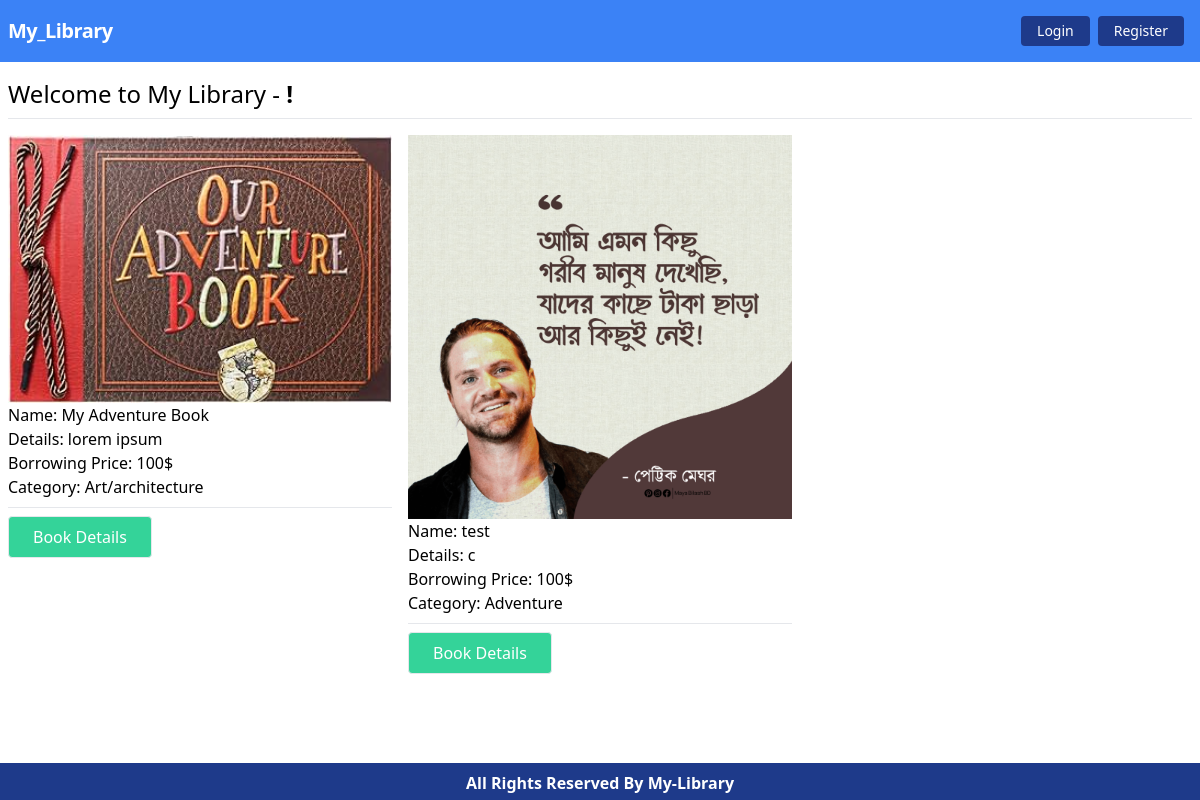
/, run on an earlier commit of the app's database.
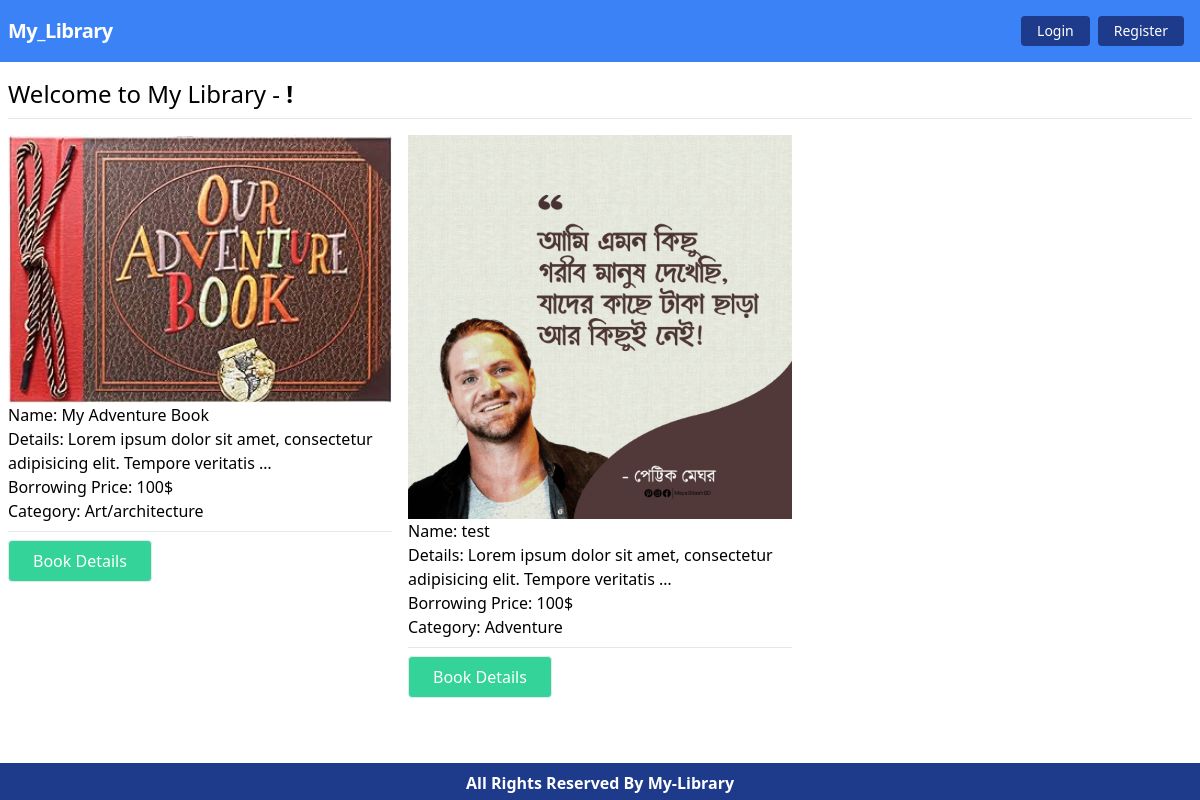
And on a later commit of the database.
### Books/models.py (models this page shows, shortened)
class Book(models.Model):
    image = models.ImageField(upload_to='books/media/images/')
    title = models.CharField(max_length = 45)
    description = models.TextField()
    borrowing_price = models.IntegerField()
    category = models.ForeignKey(BookCategory, on_delete=models.CASCADE)

class BookCategory(models.Model):
    name = models.CharField(max_length=30)
    slug = models.SlugField(max_length=80)
    def __str__(self):
        return self.name

### library_management/views.py (the view)
# urls.py: path('', homepage, name='home'),
def homepage(request):
    books = models.Book.objects.all()
    return render(request, 'index.html', {'books': books})

### templates/index.html
{% extends 'base.html' %}
{% load static %}
{% block content %}
<h2 class="text-2xl">Welcome to My Library - <strong>{{request.user.first_name}} !</strong></h2>
<hr class="my-2">
<div class="pt-2 grid md:grid-cols-2 lg:grid-cols-3 grid-cols-1 xl:grid-cols-4 gap-4">
    {% for book in books %}
    <div class="book-card">
        <img src={{book.image.url}} alt="book" class="w-full">
        <p>Name: {{book.title}}</p>
        <p>Details: {{book.description | truncatewords:10}}</p>
        <p>Borrowing Price: {{book.borrowing_price}}$</p>
        <p>Category: {{book.category}}</p>
        <hr class="my-2">
        <a href="{% url 'bookDetails' book.id %}"
            class="rounded text-white hover:bg-green-500 border bg-green-400 px-6 py-2 inline-block">
            Book Details
        </a>
    </div>
    {% endfor %}
</div>
<br>
{% endblock %}

What changed in the data, as far as the page shows it:
changed Book "My Adventure Book": description "lorem ipsum" → "Lorem ipsum dolor sit amet, consectetur adipisicing elit. Tempore veritatis …"
changed Book "test": description "c" → "Lorem ipsum dolor sit amet, consectetur adipisicing elit. Tempore veritatis …"
